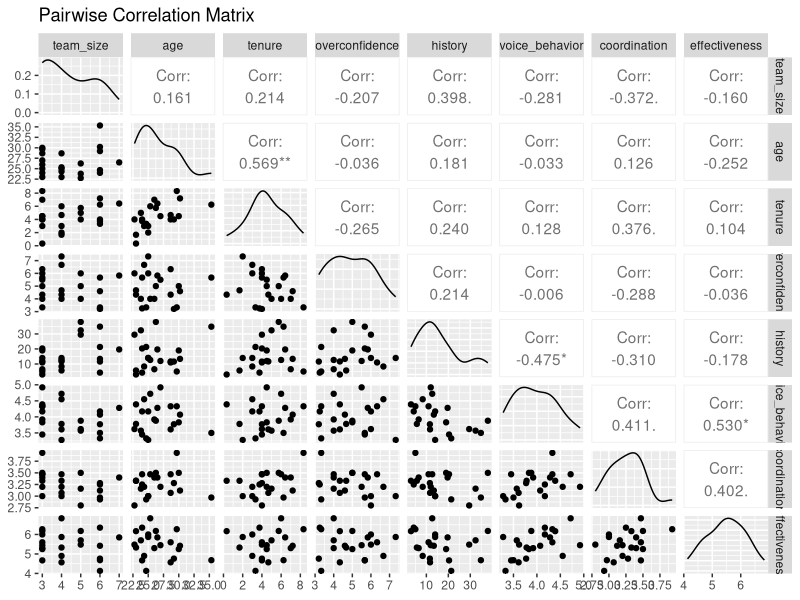

Here is the R script that generated this plot: (Note: this script raises an error after producing the figure.)
## ---- chunk 1
library(GGally)
library(ggplot2)

## ---- chunk 2
data = read.csv("data.csv")

data
## ---- chunk 3
core_data <- subset(data, select=-c(team,org,response_rate,response_count))
ggpairs(core_data,progress=FALSE,title="Pairwise Correlation Matrix")
## ---- chunk 4
full_lm <- lm(mean_team_effectiveness ~ ., data=core_data)
print(summary(full_lm))
## ---- chunk 5
lm_overconfidence_coordination = lm(formula = mean_overconfidence_score ~ mean_team_coordination, data = data)
rep.h1 <- summary(lm_overconfidence_coordination)

print(rep.h1)

plot( data$mean_team_coordination ~ data$mean_overconfidence_score, data = data)
abline(lm_overconfidence_coordination)
ggplot(data, aes(x=mean_team_coordination, y=mean_overconfidence_score)) + geom_point()
## ---- chunk 6
lm_effectiveness_coordination = lm(formula = mean_team_effectiveness ~ mean_team_coordination, data = data)
rep.h2 <- summary(lm_effectiveness_coordination)
print(rep.h2)
plot(data$mean_team_effectiveness ~ data$mean_team_coordination, data = data)
abline(lm_effectiveness_coordination)
ggplot(data, aes(x=mean_team_effectiveness, y=mean_team_coordination)) + geom_point()
## ---- chunk 7
data$inter<-data$mean_overconfidence_score*data$mean_voice_behavior
lm_voice_coordination = lm(formula = mean_team_coordination ~ mean_overconfidence_score + mean_voice_behavior + inter , data = data)
rep.h3 <- summary(lm_voice_coordination)
rep.h3
plot(data$mean_team_coordination ~ data$mean_overconfidence_score, data = data)
abline(lm_voice_coordination)
ggplot(data, aes(x=mean_team_coordination, y=mean_overconfidence_score)) + geom_point()
## ---- chunk 8
lm_overconfidence_effectiveness = lm(formula =  mean_team_effectiveness ~ mean_overconfidence_score, data = data)
rep.hx1a <- summary(lm_overconfidence_effectiveness)
print(rep.hx1a)
plot(data$mean_team_effectiveness ~ data$mean_overconfidence_score, data = data)
abline(lm_overconfidence_effectiveness)
ggplot(data, aes(x=mean_team_effectiveness, y=mean_overconfidence_score)) + geom_point()
## ---- chunk 9
data$inter2<-data$mean_overconfidence_score*data$mean_team_coordination

lm_overconfidence_effectiveness_coordination = lm(formula =  mean_team_effectiveness ~ mean_overconfidence_score + mean_team_coordination + inter2, data = data) 
rep.hx1b <- summary(lm_overconfidence_effectiveness_coordination)
print(rep.hx1b)
plot(data$mean_team_effectiveness ~ data$mean_overconfidence_score, data = data)
abline(lm_overconfidence_effectiveness_coordination)
ggplot(data, aes(x=mean_team_effectiveness, y=mean_overconfidence_score)) + geom_point()
